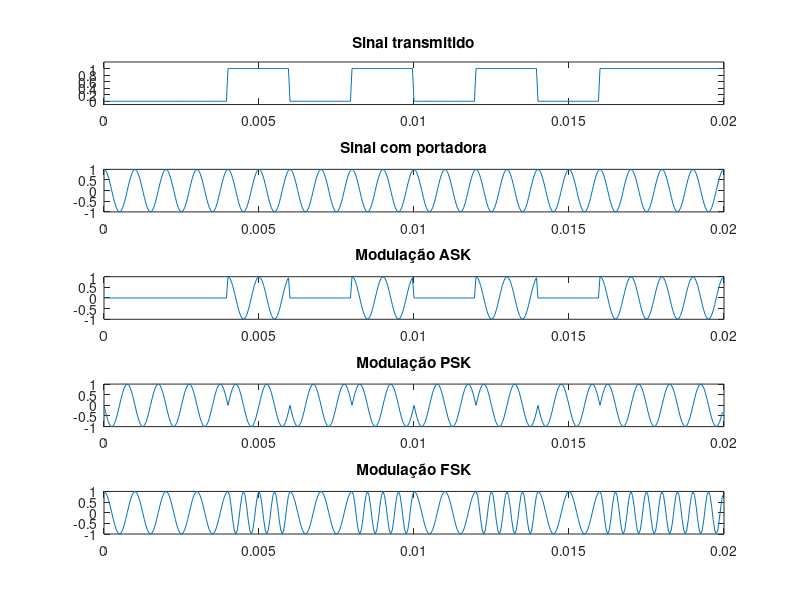

Reproduce this figure in MATLAB.
%% Utilizando uma sequencia de informação de 10 bits, gere as formas dos sinais modulados para as modulações ASK, PSK e FSK

clear all; close all; clc;

Tx_Trans = 500; %bps
niveis = 2;

bit = 10;
fp = 1000;
upSample = 40;
tb = 1/Tx_Trans;
ts = tb/upSample;
t = [0:ts:(tb*bit)-ts];

%% Gerar a informação

info = [0 0 1 0 1 0 1 0 1 1]; 
filtro_tx = ones(1,upSample);
info_up = upsample(info,upSample);
sinal_tx = filter(filtro_tx,1,info_up);

%% ASK
A = 1;
phi = 0;

ct = A*cos(2*pi*fp*t+phi);
ask = sinal_tx.*ct;

subplot(511);plot(t,sinal_tx);title('Sinal transmitido');ylim([-0.1 1.2]);
subplot(512);plot(t,ct);title('Sinal com portadora');
subplot(513);plot(t,ask);title('Modulação ASK');

%% PSK

phi = (2*pi*sinal_tx)/niveis;
s_t_PSK = A*cos(2*pi*fp*t + phi);
s_t_PSK = A*cos(2*pi*fp*t + phi + (pi/2));

subplot(514);plot(t,s_t_PSK);title('Modulação PSK');

%% FSK

s_t_FSK = A * cos(2*pi*fp*t.*(sinal_tx+1));
subplot(515);plot(t,s_t_FSK);title('Modulação FSK');

